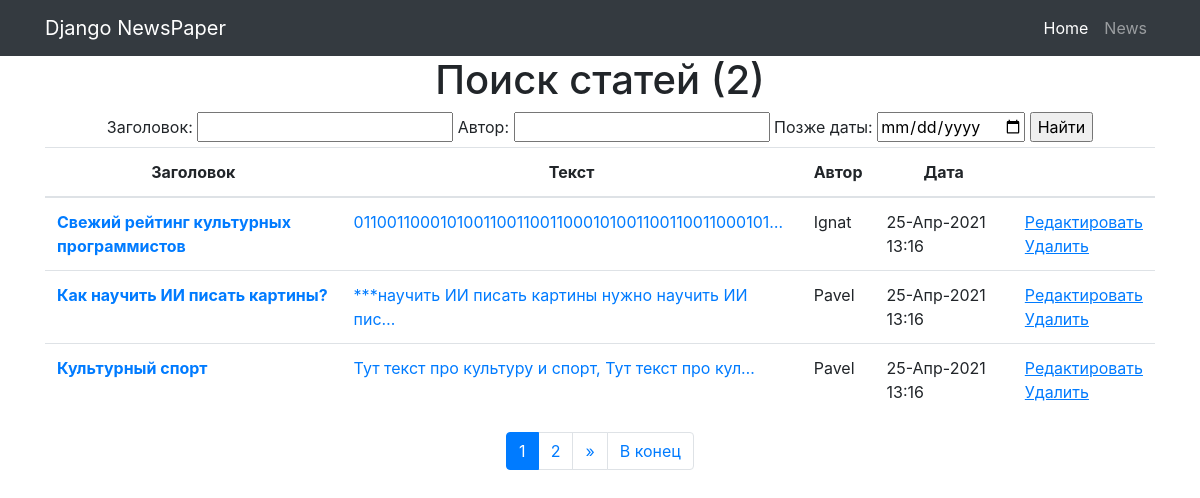
Page /news/search/ on the earlier database version.
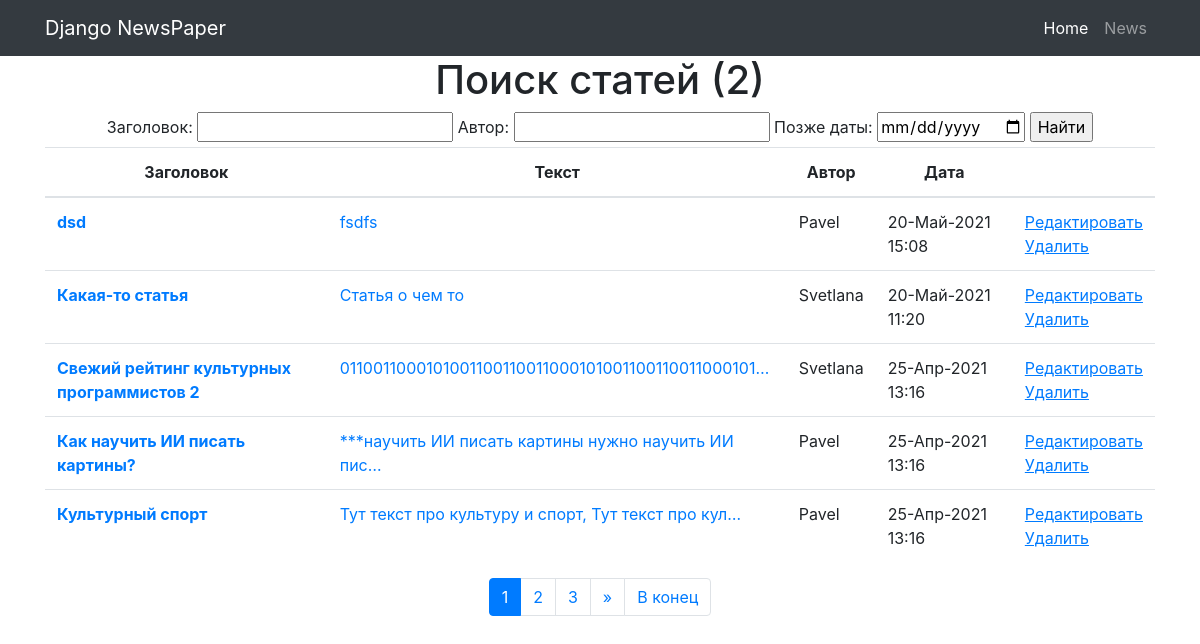
Same page on the later database version.
### news/models.py (models this page shows, shortened)
class Post(models.Model):
    ARTICLE = 'AR'
    NEWS = 'NS'
    POST_CHOICES = (
        (ARTICLE, 'Статья'),
        (NEWS, 'Новость'),
    )
    author = models.ForeignKey(Author, on_delete=models.CASCADE)
    type_post = models.CharField(max_length=2, choices=POST_CHOICES,
                                 default=ARTICLE)
    created_at = models.DateTimeField(auto_now_add=True)
    category = models.ManyToManyField(Category, through='PostCategory')
    title = models.CharField(max_length=255)
    content = models.TextField()
    rating = models.IntegerField(default=0)

class Author(models.Model):
    user = models.OneToOneField(User, on_delete=models.CASCADE)
    rating = models.IntegerField(default=0)
    def __str__(self):
        return f'{self.user}'

### news/views.py (the view)
# urls.py: path('search/', PostSearch.as_view()),
class PostSearch(ListView):
    model = Post
    template_name = 'news/search.html'
    context_object_name = 'posts'
    ordering = ['-created_at']
    paginate_by = 2
    def get_context_data(self, **kwargs):
        context = super(PostSearch, self).get_context_data(**kwargs)
        post_list = PostFilter(self.request.GET, queryset=Post.objects.all()).qs
        paginator = Paginator(post_list, self.paginate_by)
        page = self.request.GET.get('page')
        try:
            post_filter = paginator.page(page)
        except PageNotAnInteger:
            post_filter = paginator.page(1)
        except EmptyPage:
            post_filter = paginator.page(paginator.num_pages)
        context['filter'] = PostFilter(self.request.GET, queryset=super().get_queryset())
        context['filterset'] = post_filter
        return context

### news/templatetags/custom_filters.py (called while the page is built)
@register.filter(name='censor')
def censor(value):
    words = ['дурак', 'сука']
    for word in words:
        if word in value:
            value = value.replace(word, '***')
    return str(value)

### templates/news/search.html (shortened to what this page needs)
{% extends 'default.html' %}
{% load custom_filters %}
{% block content %}
<h1>Поиск статей ({{ posts|length }})</h1>
  {% if posts %}
<form method="GET">
    {{ filter.form }}
    <input type="submit" value="Найти">
</form>
<table class="table">
  <thead>
    <tr>
      <th scope="col">Заголовок</th>
      <th scope="col">Текст</th>
      <th scope="col">Автор</th>
      <th scope="col">Дата</th>
      <th scope="col"></th>
    </tr>
  </thead>
  <tbody>
    {% for post in filter.qs %}
     <tr class="text-left">
      <th scope="row"><a href="{{ post.pk }}">{{ post.title|censor }}</a></th>
      <td><a href="{{ post.pk }}">{{ post.content|censor|truncatechars:50 }}</a></td>
      <td>{{ post.author }}</td>
      <td>{{ post.created_at|date:'d-M-Y H:i' }}</td>
       <td><a href="{% url 'post_edit' post.id %}"><u>Редактировать</u></a><br><a href="{% url 'post_delete' post.id %}"><u> Удалить </u></a></td>
    </tr>
    {% endfor %}
  </tbody>
</table>
  {% else %}
        <h2>Ничего не найдено!</h2>
  {% endif %}
{% if is_paginated %}
<nav aria-label="Page navigation">
  <ul class="pagination justify-content-center">
    {% for num in filterset.paginator.page_range %}
        {% if filterset.number == num %}
            <li class="page-item active"><a class="page-link">{{ num }}</a></li>
        {% elif num > filterset.number|add:'-3' and num < filterset.number|add:'3' %}
            <li class="page-item"><a class="page-link" href="?page={{ num }}">{{ num }}</a></li>
        {% endif %}
    {% endfor %}
    {% if filterset.has_next %}
        <li class="page-item">
          <a class="page-link" href="?page={{ filterset.next_page_number }}" aria-label="Next">
            <span aria-hidden="true">&raquo;</span>
          </a>
        </li>
        <li class="page-item"><a class="page-link" href="?page={{ filterset.paginator.num_pages }}">В конец</a></li>
    {% endif %}
  </ul>
</nav>
{% endif %}
{% endblock content %}

Differences in the rows shown:
added Post: title|censor "dsd", content|censor "fsdfs", author "Pavel", created_at "20-Май-2021 15:08"
added Post: title|censor "Какая-то статья", content|censor "Статья о чем то", author "Svetlana", created_at "20-Май-2021 11:20"
changed Post: title|censor "Свежий рейтинг культурных программистов" → "Свежий рейтинг культурных программистов 2"; author "Ignat" → "Svetlana"
Other differences:
new list line: "3"
